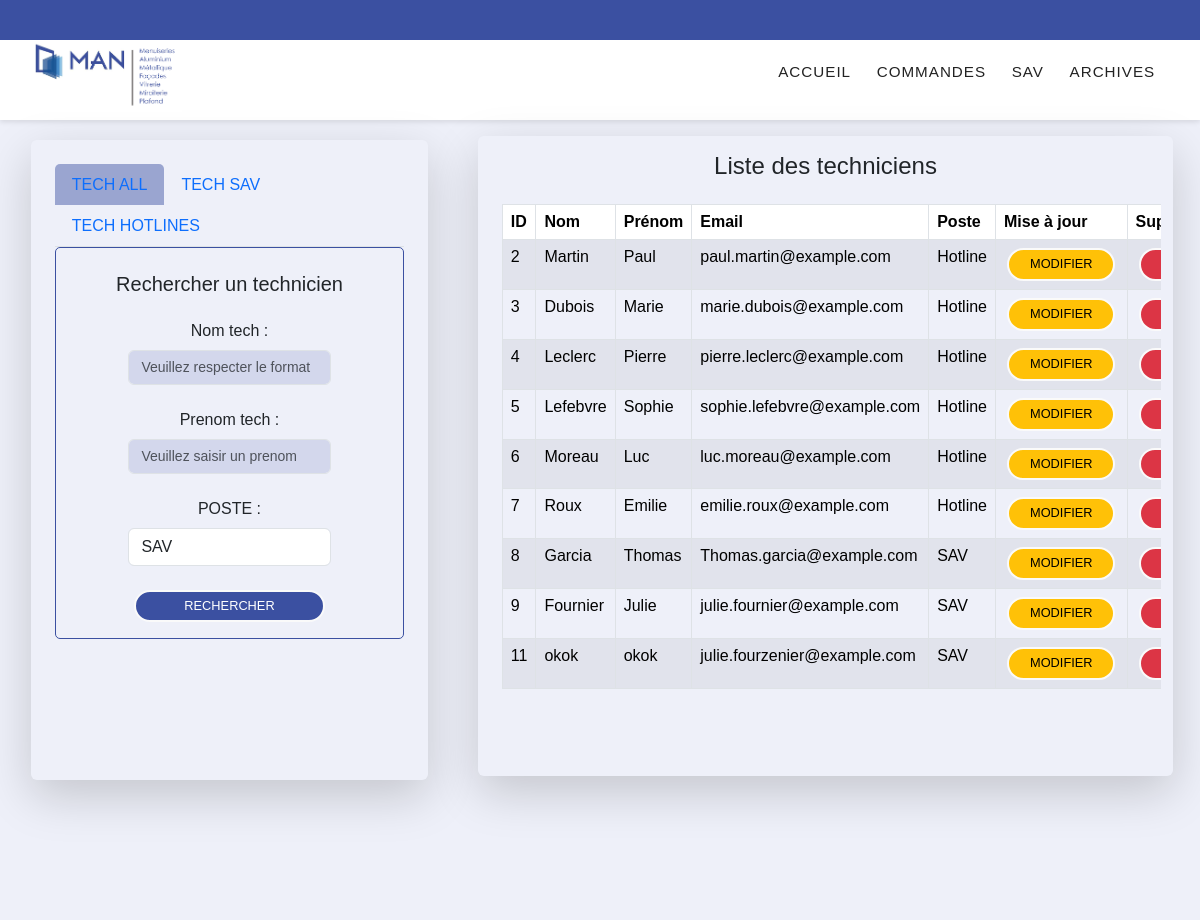
The page /controler/admin.php on the database its author committed.
### tables this page shows
CREATE TABLE `techniciens` (
  `id` int(11) NOT NULL,
  `nom` varchar(100) DEFAULT NULL,
  `prenom` varchar(100) DEFAULT NULL,
  `poste` enum('SAV','Hotline') DEFAULT NULL,
  `email` varchar(255) DEFAULT NULL,
  `motdepasse` varchar(255) DEFAULT NULL
);

### model/modele_admin.inc.php (called while the page is built, shortened)
<?php
   function getTechAll(){
     $connexion = getBdd();
     $sql = "SELECT * FROM techniciens";
     $requete = $connexion->query($sql);
     if(!$connexion->query($sql)){
       echo "problème de connexion à la table contact";
   }
   else{
       $resultat = $requete->fetchAll(PDO::FETCH_ASSOC);
   }
   return $resultat;
   }

### Vues/vue_liste_techniciens.php (the view, shortened to what this page needs)
<?php
$contenu .= '<div class="col-lg-7 col-sm-11 shadow-lg rounded" style="max-height: 80vh">
<h4 class="p-3 text-center">'.$titreliste.'</h4>
    <div class="container overflow-auto style="max-height: 80%""><table class="table table-bordered table-striped">
        <thead>
        <tr>
        <th scope="col">ID</th>
        <th scope="col">Nom</th>
        <th scope="col">Prénom</th>
        <th scope="col">Email</th>
        <th scope="col">Poste</th>
        <th scope="col">Mise à jour</th>
        <th scope="col">Suppression</th>
        </tr>
        </thead>
    <tbody>';
if (isset($techniciens) && !empty($techniciens)) {
    foreach ($techniciens as $technicien) {
        $contenu .= '<tr>';
        $contenu .= '<td>' . $technicien['id'] . '</td>';
        $contenu .= '<td>' . $technicien['nom'] . '</td>';
        $contenu .= '<td>' . $technicien['prenom'] . '</td>';
        $contenu .= '<td>' . $technicien['email'] . '</td>';
        $contenu .= '<td>' . $technicien['poste'] . '</td>';
        $contenu .= '<td>
        <form action="admin.php" method="GET">
        <input type="hidden" name="action" value="updTech">
        <input type="hidden" name="id_technicien" value="' . $technicien['id'] . '">
        <input type="hidden" name="nom_technicien" value="' . $technicien['nom'] . '">
        <input type="hidden" name="prenom_technicien" value="' . $technicien['prenom'] . '">
        <input type="hidden" name="poste_technicien" value="' . $technicien['poste'] . '">
        <input type="hidden" name="email_technicien" value="' . $technicien['email'] . '">
        <button type="submit" class="btn btn-warning">Modifier</button>
        </form>
        </td>';
        $contenu .= '<td>
    <form id="deleteForm_'.$technicien['id'].'" action="admin.php" method="GET">
        <input type="hidden" name="action" value="suppTech">
        <input type="hidden" name="id_technicien" value="' . $technicien['id'] . '">
        <button type="button" class="btn btn-danger" data-toggle="modal" data-target="#confirmationModal_'.$technicien['id'].'">Supprimer</button>
    </form>
</td>';
$contenu .= '<div class="modal fade" id="confirmationModal_'.$technicien['id'].'" tabindex="-1" role="dialog" aria-labelledby="confirmationModalLabel_'.$technicien['id'].'" aria-hidden="true">
    <div class="modal-dialog" role="document">
        <div class="modal-content">
            <div class="modal-header">
                <h5 class="modal-title" id="confirmationModalLabel_'.$technicien['id'].'">Confirmer la suppression</h5>
                <button type="button" class="close" data-dismiss="modal" aria-label="Close">
                    <span aria-hidden="true">&times;</span>
                </button>
            </div>
            <div class="modal-body">
                Êtes-vous sûr de vouloir supprimer le technicien '.$technicien['nom'].' '.$technicien['prenom'].' au poste '.$technicien['poste'].' ?
            </div>
            <div class="modal-footer">
                <button type="button" class="btn btn-secondary" data-dismiss="modal">Annuler</button>
                <button type="submit" form="deleteForm_'.$technicien['id'].'" class="btn btn-danger">Confirmer</button>
            </div>
        </div>
    </div>
</div>';
        $contenu .= '</tr>';
    }
} else {
    $contenu .= '<tr><td colspan="6">Aucun technicien trouvé.</td></tr>';
}
$contenu .= '</tbody></table></div></div></div>';
?>

### controler/admin.php (shortened to what this page needs)
<?php
    require('../model/modele_admin.inc.php');
    $action = 'listTechsALL';
    try {
    switch ($action) {
        case "listTechsALL":
            $titreliste= "Liste des techniciens";
            $techniciens = getTechAll();
            require('../vues/sidebar/vue_sidebar_techALL.php');
            require('../vues/vue_liste_techniciens.php');
            require('../vues/gabarit.php');
            break;
    }
    } catch (PDOException $e){
        die("<h1>Erreur de connexion: </h1>".$e->getMessage());
    }
?>

### Vues/sidebar/vue_sidebar_techALL.php
<?php
$contenu = '
    <div class="col-lg-4 col-md-8 col-11 shadow-lg m-1 p-4 rounded" style="max-height: 80vh">
        <ul class="col-12 nav nav-tabs">
            <li class="nav-item active">
                <a class="nav-link" aria-current="page" href="admin.php?action=listTechsALL">TECH ALL</a>
            </li>
            <li class="nav-item ">
                <a class="nav-link" href="admin.php?action=listTechsSAV">TECH SAV</a>
            </li>
            <li class="nav-item ">
                <a class="nav-link" href="admin.php?action=listTechsHOTLINE">TECH HOTLINES</a>
            </li>
        </ul>
        <div class="moteurRecherche">
            <h5 class="text-center mt-4 mb-2">Rechercher un technicien</h5>
            <form class="px-3 d-flex flex-column text-center" action="admin.php" method="GET">
                <div class=" row my-2 justify-content-center">
                    <label for="nom_tech" class="col-form-label text-md-right">Nom tech :</label>
                    <div class="col-8">
                        <input type="text" id="nom_tech" name="nom_tech" class="form-control" placeholder="Veuillez respecter le format">
                    </div>
                </div>
                <div class="row my-2 justify-content-center">
                    <label for="prenom_tech" class="col-form-label text-md-right">Prenom tech :</label>
                    <div class="col-8">
                        <input type="text" id="prenom_tech" name="prenom_tech" class="form-control" placeholder="Veuillez saisir un prenom">
                    </div>
                </div>
                <div class="row my-2 justify-content-center">
                    <label for="poste_techniciens" class="col-form-label  text-md-right">POSTE :</label>
                    <div class="col-8">
                        <select id="categorie_tech" name="categorie_tech" class="form-control">
                            <option value="SAV">SAV</option>
                            <option value="HOTLINE">HOTLINE</option>
                        </select>
                    </div>
                </div>
                <div class="col-12 my-3 text-center">
                    <input class="btn boutton px-5" type="submit" value="Rechercher">
                    <input type= hidden type="text"  name="action" value="rechercherTechnicien">
                </div>
            </form>
        </div>
    </div>
';
?>

### Vues/gabarit.php (shortened to what this page needs)
<!DOCTYPE html>
<html lang="en">
<head>
  <link href="https://cdn.jsdelivr.net/npm/bootstrap@5.3.3/dist/css/bootstrap.min.css" rel="stylesheet">
  <link rel="stylesheet" type="text/css" href="../style/gabarit.css">
  <link href="https://unpkg.com/boxicons@2.1.4/css/boxicons.min.css" rel="stylesheet">
  <link rel="stylesheet" href="../style/global.css">
  <link rel="stylesheet" href="../style/font.css">
  <link rel="stylesheet" href="../style/sidebar.css">
  <link rel="stylesheet" type="text/css" href="../style/connexion/connexion.css">
  <link href="https://unpkg.com/boxicons@2.1.4/css/boxicons.min.css" rel="stylesheet">
</head>
<body>
  <header>
  <div class="deconnexion">
    </div>
    <div class="container_header">
      <div class="logo-container">
        <h3 class="logo"><img src="../ressources/images/logo.png " alt="" srcset=""></h3>
      </div>
      <div class="nav-btn">
        <div class="nav-links">
          <ul>
            <li class="nav-link lien-nav" style="--i: .6s">
              <a href="tickets.php?action=allTickets">Accueil</a>
            </li>
            <li class="nav-link lien-nav" style="--i: .85s">
              <a href="commandes.php">Commandes</i></a>
            </li>
            <li class="nav-link lien-nav" style="--i: 1.1s">
              <a href="#">Sav</a>
            </li>
            <li class="nav-link lien-nav" style="--i: 1.35s">
              <a href="#">Archives</a>
            </li>
          </ul>
        </div>
      </div>
    </div>
  </header>
  <main class='row justify-content-around py-3 px-3' style='height:100vh'>
    <?= $contenu ?>
  </main>
</body>
</html>

### style/gabarit.css (style rules this page uses)
:root { --clr-bg-header: #3b50a1; --clr-btn: #3b50a1; --clr-nav-hover: #2842ab; --clr-light: #fafafa; }
* { padding: 0; margin: 0; }
ul { list-style: none; }
a { text-decoration: none; }
header { position: sticky; top: 0px; width: 100%; z-index: 1000; box-shadow: 0px 2px 5px rgba(0, 0, 0, 0.1); }
.deconnexion { display: flex; background-color: var(--clr-bg-header); gap: 2% !important; height: 5vh; align-items: center; justify-content: right; padding-right: 3%; width: 100%; color: var(--clr-light); }
header .container_header { padding: 0 2rem; margin: 0 auto; display: flex; align-items: center; position: relative; }
.logo-container { flex: 1; display: flex; align-items: center; }
.logo img { width: 150px; }
.nav-btn { display: flex; }
.nav-links { flex: 2; }
.logo { color: var(--clr-btn); font-size: 1.1rem; font-weight: 600; letter-spacing: 2px; text-transform: uppercase; line-height: 3rem; }
.btn { display: inline-block; padding: 0.5rem 1.3rem; font-size: 0.8rem; border: 2px solid var(--clr-light); border-radius: 2rem; line-height: 1; margin: 0 0.2rem; transition: 0.3s; text-transform: uppercase; }
.nav-links > ul { display: flex; justify-content: center; align-items: center; }
.nav-link { position: relative; }
.nav-link > a { line-height: 3rem; color: #222222; padding: 0 0.8rem; letter-spacing: 1px; font-size: 0.95rem; display: flex; align-items: center; text-transform: uppercase; justify-content: space-between; transition: 0.5s; }

### style/global.css (style rules this page uses)
main { background-color: #2842ab14; }
.table tr { transition: background-color 0.3s ease; }
.table td { background-color: transparent; }

### style/sidebar.css (style rules this page uses)
.boutton { background-color: #3B50A1; color: white; }
.nav-item.active { background-color: #3b4fa177; opacity: 100%; border-radius: 5px 5px 0px 0px; }
.moteurRecherche { border: 1px solid #3B50A1; border-radius: 5px; }
input.form-control { font-size: 14px; color: rgba(128, 128, 128, 0.315); background-color: #3b4fa127; }

### rows shown on the page
techniciens: id "2", nom "Martin", prenom "Paul", email "paul.martin@example.com", poste "Hotline"
techniciens: id "3", nom "Dubois", prenom "Marie", email "marie.dubois@example.com", poste "Hotline"
techniciens: id "4", nom "Leclerc", prenom "Pierre", email "pierre.leclerc@example.com", poste "Hotline"
techniciens: id "5", nom "Lefebvre", prenom "Sophie", email "sophie.lefebvre@example.com", poste "Hotline"
techniciens: id "6", nom "Moreau", prenom "Luc", email "luc.moreau@example.com", poste "Hotline"
techniciens: id "7", nom "Roux", prenom "Emilie", email "emilie.roux@example.com", poste "Hotline"
techniciens: id "8", nom "Garcia", prenom "Thomas", email "Thomas.garcia@example.com", poste "SAV"
techniciens: id "9", nom "Fournier", prenom "Julie", email "julie.fournier@example.com", poste "SAV"
techniciens: id "11", nom "okok", prenom "okok", email "julie.fourzenier@example.com", poste "SAV"

### other values the page prints
$titreliste "Liste des techniciens"
